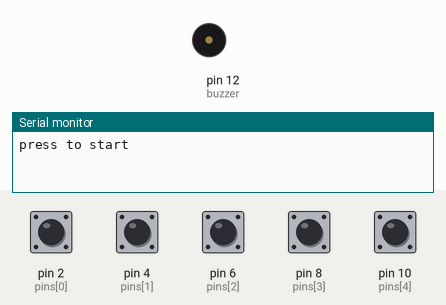
This sketch was run on a simulated Arduino Uno, built with avr-gcc and run on an emulated ATmega328P. Shown: buzzer (waves = sounding, pin HIGH), the last lines printed to the serial monitor. The inputs (shaded band) are chosen by the test bench; at power-on: pin 2 (pins[0]), pin 4 (pins[1]), pin 6 (pins[2]), pin 8 (pins[3]), pin 10 (pins[4]) HIGH. Random numbers use the default seed unless the sketch sets one.

Above: at 1.2 s.
1.3 s: pin 2 (pins[0]) pulled LOW for 0.15 s
At 1.8 s:
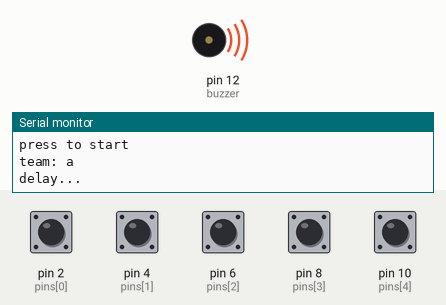
3.8 s: pin 4 (pins[1]) pulled LOW for 0.15 s
At 5.2 s:
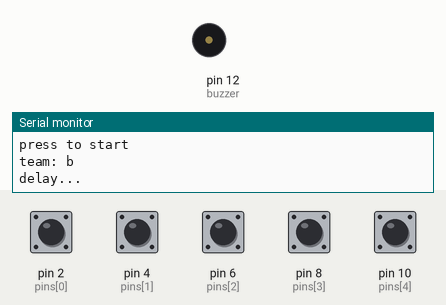
5.4 s: pin 6 (pins[2]) pulled LOW for 1 s
At 6.4 s:
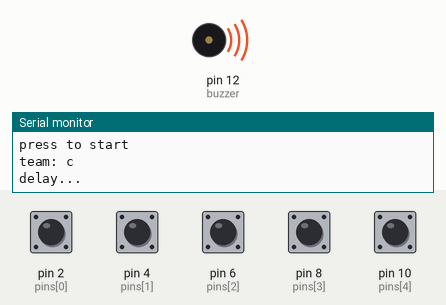
8.3 s: pin 8 (pins[3]) pulled LOW for 0.15 s
At 9.7 s:
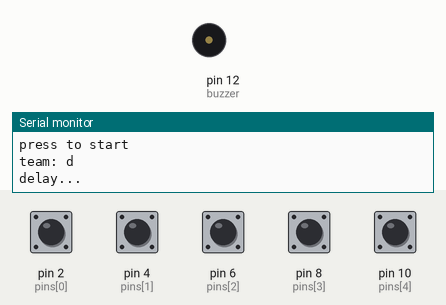
9.9 s: pin 10 (pins[4]) pulled LOW for 1 s
At 11.0 s:
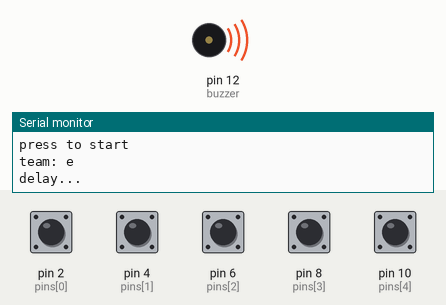
Timing chart, 0 to 12.9 s (numbered marks = the images above; inputs shaded):
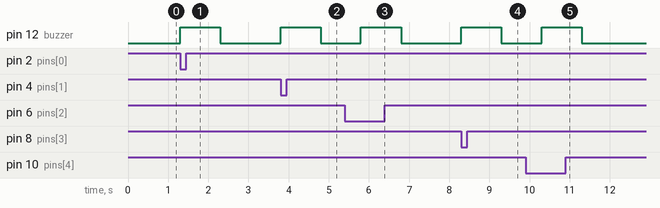

The sketch:

Game-Show-Buzzers.ino
```cpp
char teams[5] = {'a', 'b', 'c', 'd', 'e'};
int pins[5] = {2, 4, 6, 8, 10};
// int pinsLed[5] = {7, 8, 9, 10, 11};
int buzzer = 12;
int redLed = 9;

void shuffle() {

  for (int i=0; i < 5; i++) {
    int n = random(0, 5);  // Integer from 0 to questionCount-1
    char temp1 = teams[n];
    int temp2 = pins[n];
    pins[n] = pins[i];
    teams[n] = teams[i];
    teams[i] = temp1;
    pins[i] = temp2;
  }
}

void setup() {
  Serial.begin(9600);
  for (int i = 0; i < 5; i++) {pinMode(pins[i], INPUT_PULLUP);}
  pinMode(buzzer, OUTPUT);
}

void loop() {
  bool not_pressed = true;
  Serial.println("press to start");
  while (not_pressed == 1) {
    for (int i = 0; i < 5; i++) {
      not_pressed = digitalRead(pins[i]);
      if (not_pressed == 0) {
        Serial.print("team: ");
        Serial.println(teams[i]);
        // digitalWrite(pinsLed[i], HIGH);
        Serial.println("delay...");
        digitalWrite(buzzer, HIGH);
        delay(1000);
        digitalWrite(buzzer, LOW);
        delay(1000);
        shuffle();
        break;
      }
    }
  }
}
```

Measured:
- after the input at 1.3 s, pin 12 (buzzer): LOW → HIGH at once, → LOW 1.0 s later
- after the input at 3.8 s, pin 12 (buzzer): LOW → HIGH at once, → LOW 1.0 s later
- after the input at 5.4 s, pin 12 (buzzer): LOW → HIGH after 0.40 s, → LOW 1.0 s later
- after the input at 8.3 s, pin 12 (buzzer): LOW → HIGH at once, → LOW 1.0 s later
- after the input at 9.9 s, pin 12 (buzzer): LOW → HIGH after 0.40 s, → LOW 1.0 s later
